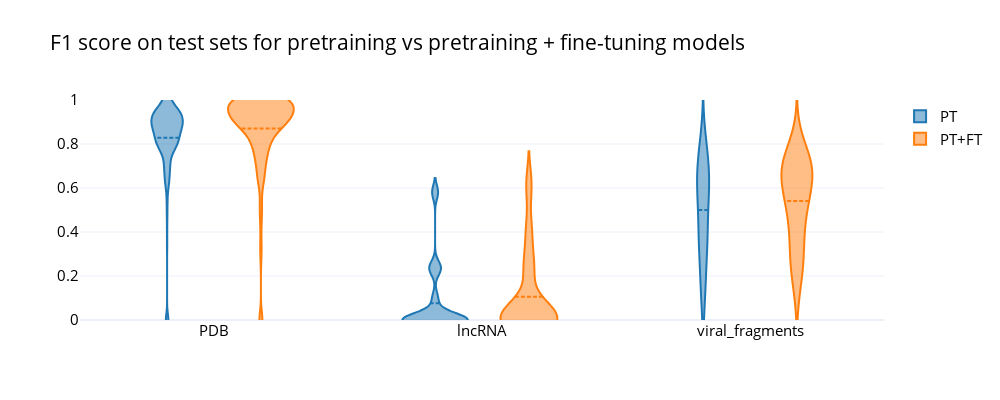

Notebook source saved alongside this figure:
### Code cell
# Creat a box plot with plotly
import plotly.graph_objects as go
from plotly.subplots import make_subplots
import plotly.express as px
fig = make_subplots(rows=1, cols=1, shared_xaxes=True)

colors = px.colors.qualitative.D3
for i, model in enumerate(['PT', 'PT+FT']):
    results_dataset = data_comparison[data_comparison['model']==model]
    fig.add_trace(go.Violin(x=results_dataset['dataset'], y=results_dataset['f1'], 
                            name=model, marker_color=colors[i], 
                            meanline_visible=True, points=False))
    
fig.update_layout(title='F1 score on test sets for pretraining vs pretraining + fine-tuning models', 
                  violinmode='group', yaxis_range=[0, 1],
                  width=1000, height=400,
                  template='plotly_white', font_size=15, font_color='black',)
# fig.update_xaxes(categoryorder='array', categoryarray= ['RNAstructure', 'EternaFold', 'MXFold2', 'UFold'])
fig.show()

### Figure 1 — Plotly figure (JSON) as saved in the notebook; plotly's stock layout.template omitted (floating-point values rounded to 4 significant figures; data arrays with more than 128 entries replaced by an {"elided": "..."} marker saying what was removed)
{"data": [{"marker": {"color": "#1F77B4"}, "meanline": {"visible": true}, "name": "PT", "points": false, "type": "violin", "x": {"elided": "429 str values"}, "y": {"elided": "429 float values"}}, {"marker": {"color": "#FF7F0E"}, "meanline": {"visible": true}, "name": "PT+FT", "points": false, "type": "violin", "x": {"elided": "429 str values"}, "y": {"elided": "429 float values"}}], "layout": {"font": {"color": "black", "size": 15}, "height": 400, "title": {"text": "F1 score on test sets for pretraining vs pretraining + fine-tuning models"}, "violinmode": "group", "width": 1000, "xaxis": {"anchor": "y", "domain": [0, 1]}, "yaxis": {"anchor": "x", "domain": [0, 1], "range": [0, 1]}}}
